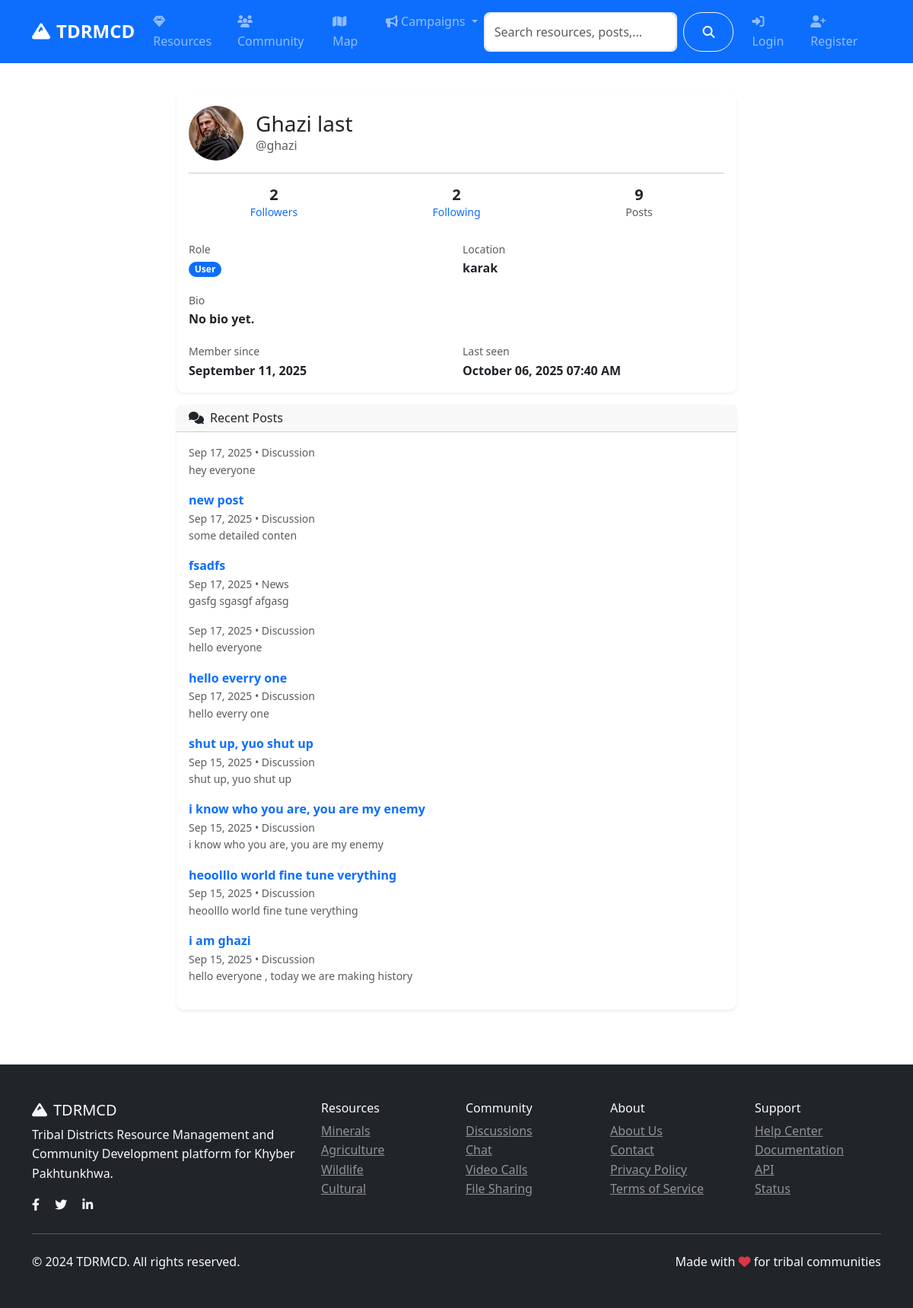
The app's page /auth/u/ghazi with its own data.
### models.py (models this page shows, shortened)
class User(UserMixin, db.Model):
    id = db.Column(db.Integer, primary_key=True)
    username = db.Column(db.String(80), unique=True, nullable=False)
    email = db.Column(db.String(120), unique=True, nullable=False)
    password_hash = db.Column(db.String(120), nullable=False)
    first_name = db.Column(db.String(50), nullable=False)
    last_name = db.Column(db.String(50), nullable=False)
    role = db.Column(db.String(20), default='user')  # user, admin, researcher
    location = db.Column(db.String(100))
    bio = db.Column(db.Text)
    avatar = db.Column(db.String(200), default='default.jpg')
    is_active = db.Column(db.Boolean, default=True)
    created_at = db.Column(db.DateTime, default=datetime.utcnow)
    last_seen = db.Column(db.DateTime, default=datetime.utcnow)
    resources = db.relationship('Resource', backref='author', lazy='dynamic')
    posts = db.relationship('CommunityPost', backref='author', lazy='dynamic')
    chat_messages = db.relationship('ChatMessage', backref='sender', lazy='dynamic')
    file_submissions = db.relationship(
        'FileSubmission',
        foreign_keys='FileSubmission.submitter_id',
        backref='submitter',
        lazy='dynamic'
    )
    reviewed_submissions = db.relationship(
        'FileSubmission',
        foreign_keys='FileSubmission.reviewed_by',
        backref='reviewer_user',
        lazy='dynamic'
    )
    notifications = db.relationship('Notification', backref='user', lazy='dynamic')
    following = db.relationship('Follow', foreign_keys='Follow.follower_id', backref='follower', lazy='dynamic')
    followers = db.relationship('Follow', foreign_keys='Follow.followed_id', backref='followed', lazy='dynamic')
    def get_full_name(self):
        return f"{self.first_name} {self.last_name}"
    def get_followers_count(self):
        return self.followers.count()
    def get_following_count(self):
        return self.following.count()

class CommunityPost(db.Model):
    id = db.Column(db.Integer, primary_key=True)
    title = db.Column(db.String(200), nullable=False)
    content = db.Column(db.Text, nullable=False)
    category = db.Column(db.String(50), nullable=False)  # discussion, question, announcement
    tags = db.Column(db.String(200))
    image_url = db.Column(db.String(200))
    likes = db.Column(db.Integer, default=0)
    views = db.Column(db.Integer, default=0)
    author_id = db.Column(db.Integer, db.ForeignKey('user.id'), nullable=False)
    created_at = db.Column(db.DateTime, default=datetime.utcnow)
    updated_at = db.Column(db.DateTime, default=datetime.utcnow, onupdate=datetime.utcnow)
    comments = db.relationship('Comment', backref='post', lazy='dynamic', cascade='all, delete-orphan')
    likes_relation = db.relationship('PostLike', backref='post', lazy='dynamic', cascade='all, delete-orphan')

### routes/auth.py (the view)
@auth_bp.route('/u/<string:username>')
def public_profile(username):
    user = User.query.filter_by(username=username).first_or_404()
    posts = CommunityPost.query.filter_by(author_id=user.id).order_by(desc(CommunityPost.created_at)).limit(10).all()
    return render_template('auth/public_profile.html', user=user, posts=posts)

### templates/auth/public_profile.html (shortened to what this page needs)
{% extends "base.html" %}
{% block content %}
<div class="container py-4">
    <div class="row justify-content-center">
        <div class="col-lg-8">
            <div class="card shadow-sm">
                <div class="card-body">
                    <div class="d-flex align-items-center justify-content-between mb-3">
                        <div class="d-flex align-items-center">
                            <div class="me-3">
                                {% if user.avatar and user.avatar != 'default.jpg' %}
                                <img src="{{ url_for('serve_uploaded_file', subdir='avatars', filename=user.avatar) }}" alt="Avatar" class="rounded-circle" style="width:72px;height:72px;object-fit:cover;">
                                {% else %}
                                <div class="avatar" style="width:72px;height:72px;font-size:1.25rem;">{{ user.first_name[0] if user.first_name else user.username[0] }}{{ user.last_name[0] if user.last_name else '' }}</div>
                                {% endif %}
                            </div>
                            <div>
                                <h3 class="mb-0">{{ user.get_full_name() }}</h3>
                                <div class="text-muted">@{{ user.username }}</div>
                            </div>
                        </div>
                    </div>
                    <hr>
                    <div class="row g-3 mb-4">
                        <div class="col-md-4 text-center">
                            <div class="fw-bold h5 mb-0">{{ user.get_followers_count() }}</div>
                            <div class="text-muted small">
                                <a href="{{ url_for('auth.user_followers', user_id=user.id) }}" class="text-decoration-none">Followers</a>
                            </div>
                        </div>
                        <div class="col-md-4 text-center">
                            <div class="fw-bold h5 mb-0">{{ user.get_following_count() }}</div>
                            <div class="text-muted small">
                                <a href="{{ url_for('auth.user_following', user_id=user.id) }}" class="text-decoration-none">Following</a>
                            </div>
                        </div>
                        <div class="col-md-4 text-center">
                            <div class="fw-bold h5 mb-0">{{ user.posts.count() }}</div>
                            <div class="text-muted small">Posts</div>
                        </div>
                    </div>
                    <div class="row g-3">
                        <div class="col-md-6">
                            <label class="text-muted small">Role</label>
                            <div class="fw-semibold"><span class="badge bg-primary">{{ user.role.title() }}</span></div>
                        </div>
                        <div class="col-md-6">
                            <label class="text-muted small">Location</label>
                            <div class="fw-semibold">{{ user.location or '—' }}</div>
                        </div>
                        <div class="col-12">
                            <label class="text-muted small">Bio</label>
                            <div class="fw-semibold">{{ user.bio or 'No bio yet.' }}</div>
                        </div>
                        <div class="col-md-6">
                            <label class="text-muted small">Member since</label>
                            <div class="fw-semibold">{{ user.created_at.strftime('%B %d, %Y') }}</div>
                        </div>
                        <div class="col-md-6">
                            <label class="text-muted small">Last seen</label>
                            <div class="fw-semibold">{{ user.last_seen.strftime('%B %d, %Y %I:%M %p') }}</div>
                        </div>
                    </div>
                </div>
            </div>
            {% if posts %}
            <div class="card shadow-sm mt-3">
                <div class="card-header d-flex justify-content-between align-items-center">
                    <h6 class="mb-0"><i class="fas fa-comments me-2"></i>Recent Posts</h6>
                </div>
                <div class="card-body">
                    {% for p in posts %}
                    <div class="mb-3">
                        <a class="text-decoration-none" href="{{ url_for('community.post_detail', id=p.id) }}">
                            <strong>{{ p.title }}</strong>
                        </a>
                        <div class="text-muted small">{{ p.created_at.strftime('%b %d, %Y') }} • {{ p.category.title() }}</div>
                        <div class="small text-muted">{{ p.content[:120] }}{% if p.content|length > 120 %}...{% endif %}</div>
                    </div>
                    {% endfor %}
                </div>
            </div>
            {% endif %}
        </div>
    </div>
</div>
{% endblock %}

### static/css/style.css (style rules this page uses)
:root { --primary-color: #007bff; --secondary-color: #6c757d; --success-color: #28a745; --info-color: #17a2b8; --warning-color: #ffc107; --danger-color: #dc3545; --light-color: #f8f9fa; --dark-color: #343a40; }
body { font-family: 'Segoe UI', Tahoma, Geneva, Verdana, sans-serif; line-height: 1.6; }
.card { border: none; border-radius: 10px; transition: all 0.3s ease; }
.badge { font-size: 0.75rem; padding: 0.35em 0.65em; border-radius: 15px; }

### records on screen
User: avatar (picture), get_full_name "Ghazi last", username "ghazi", role "User", location "karak", bio "No bio yet.", created_at "September 11, 2025", last_seen "October 06, 2025 07:40 AM"
CommunityPost: created_at "Sep 17, 2025", category "Discussion", content "hey everyone"
CommunityPost: title "new post", created_at "Sep 17, 2025", category "Discussion", content "some detailed conten"
CommunityPost: title "fsadfs", created_at "Sep 17, 2025", category "News", content "gasfg sgasgf afgasg"
CommunityPost: created_at "Sep 17, 2025", category "Discussion", content "hello everyone"
CommunityPost: title "hello everry one", created_at "Sep 17, 2025", category "Discussion", content "hello everry one"
CommunityPost: title "shut up, yuo shut up", created_at "Sep 15, 2025", category "Discussion", content "shut up, yuo shut up"
CommunityPost: title "i know who you are, you are my enemy", created_at "Sep 15, 2025", category "Discussion", content "i know who you are, you are my enemy"
CommunityPost: title "heoolllo world fine tune verything", created_at "Sep 15, 2025", category "Discussion", content "heoolllo world fine tune verything"
CommunityPost: title "i am ghazi", created_at "Sep 15, 2025", category "Discussion", content "hello everyone , today we are making history"

### other values on screen
{{ user.get_followers_count() }} "2"
{{ user.get_following_count() }} "2"
{{ user.posts.count() }} "9"
